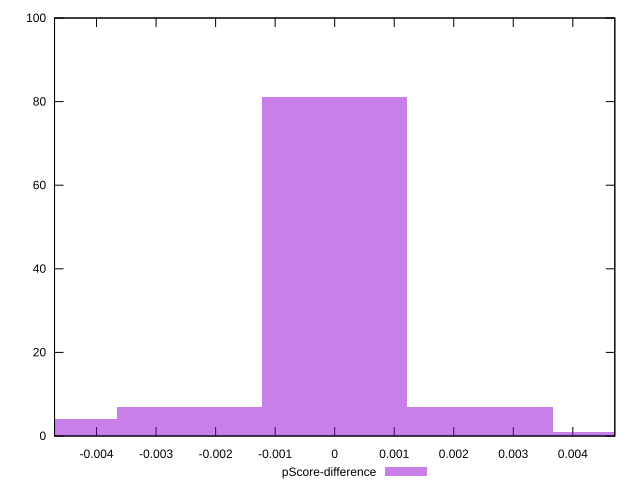

Write the gnuplot code that produced this figure.
reset

$pScoreDifference <<EOF
0 81
0.0024428339042072062 7
-0.0024428339042072062 7
0.0048856678084144125 1
-0.0048856678084144125 4
EOF

set key outside below
set boxwidth 0.0024428339042072062
set xrange [-0.004705882352941171:0.004705882352941171]
set yrange [0:100]
set trange [0:100]
set style fill transparent solid 0.5 noborder
set terminal svg size 640, 490 enhanced background rgb 'white'
set output "report_00015_2021-02-09T16-11-33.973Z/unused-javascript/samples/pages/pScore-difference/histogram.svg"

plot $pScoreDifference title "pScore-difference" with boxes

reset
